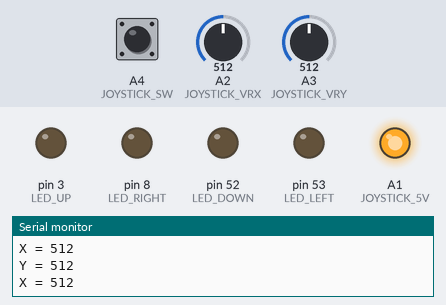
Simulated run of this sketch. Board: Arduino Mega 2560, built with avr-gcc and run on an emulated ATmega2560. Parts: output pins drawn as LEDs (lit = HIGH), the last lines printed to the serial monitor. Inputs (shaded band) come from the test bench; at power-on: A2 (JOYSTICK_VRX) = 512, A3 (JOYSTICK_VRY) = 512, A4 (JOYSTICK_SW) LOW.

Above: at 1.2 s.
1.3 s: A2 (JOYSTICK_VRX) set to 786
2.8 s: A2 (JOYSTICK_VRX) set to 809
At 3.4 s:
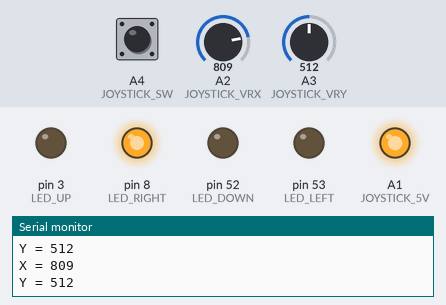
4.3 s: A3 (JOYSTICK_VRY) set to 783
5.8 s: A3 (JOYSTICK_VRY) set to 816
At 6.3 s:
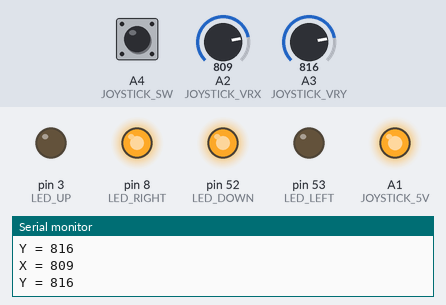
7.4 s: A2 (JOYSTICK_VRX) set to 790
At 7.9 s:
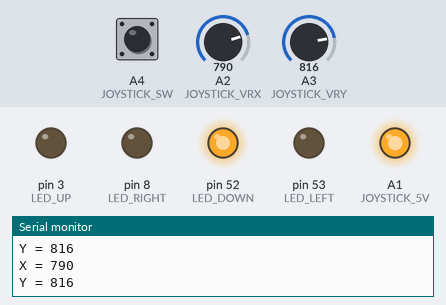
8.9 s: A3 (JOYSTICK_VRY) set to 790
At 9.7 s:
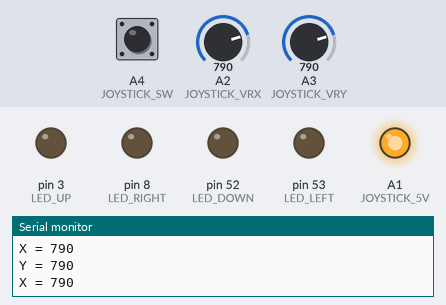
Timing chart, 0 to 11.4 s (numbered marks = the images above; inputs shaded):
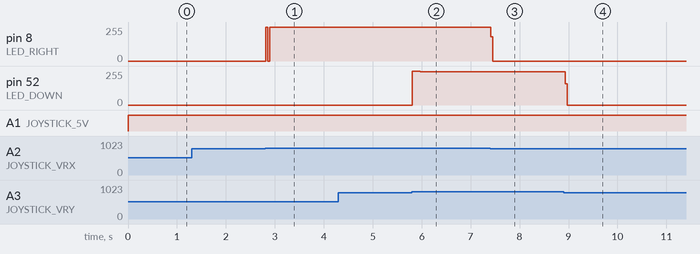

Measured:
- the behaviour switches between 800 and 801 on A2 (JOYSTICK_VRX) (found by bisection; images 0 and 1)
- the behaviour switches between 800 and 801 on A3 (JOYSTICK_VRY) (found by bisection; images 1 and 2)
- after the input at 2.8 s, pin 8 (LED_RIGHT): 0/255 → 253/255 at once
- after the input at 5.8 s, pin 52 (LED_DOWN): 0/255 → 255/255 at once, → 248/255 0.16 s later
- after the input at 7.4 s, pin 8 (LED_RIGHT): 253/255 → 0/255 at once
- after the input at 8.9 s, pin 52 (LED_DOWN): 248/255 → 0/255 at once

The sketch:

joystick.ino
```cpp
// Digital Out Numbers to Joystick
const int JOYSTICK_GND = A0;
const int JOYSTICK_5V = A1;
const int JOYSTICK_VRX = A2;
const int JOYSTICK_VRY = A3;
const int JOYSTICK_SW = A4;

// Digital Out Numbers to LEDs
const int LED_UP = 3;
const int LED_DOWN = 52;
const int LED_RIGHT = 8;
const int LED_LEFT = 53;

void setup() {
	// Set Joystick Pins to Output Mode
	pinMode(JOYSTICK_GND, OUTPUT);
	pinMode(JOYSTICK_5V, OUTPUT);
	pinMode(JOYSTICK_VRX, INPUT);
	pinMode(JOYSTICK_VRY, INPUT);
	pinMode(JOYSTICK_SW, INPUT);

	// Set LED Pins to Output Mode
	pinMode(LED_UP, OUTPUT);
	pinMode(LED_DOWN, OUTPUT);
	pinMode(LED_RIGHT, OUTPUT);
	pinMode(LED_LEFT, OUTPUT);

	// DEBUG on Board
	Serial.begin(9600);
}

void loop() {
	// Set Power Supply
	digitalWrite(JOYSTICK_GND, LOW);
	digitalWrite(JOYSTICK_5V, HIGH);

	Serial.print("X = ");
	Serial.println(analogRead(JOYSTICK_VRX));
	Serial.print("Y = ");
	Serial.println(analogRead(JOYSTICK_VRY));

	// Light All LEDs with Joystick Button
	if (digitalRead(JOYSTICK_SW) == HIGH) {
		digitalWrite(LED_RIGHT, HIGH);
		digitalWrite(LED_LEFT, HIGH);
		digitalWrite(LED_UP, HIGH);
		digitalWrite(LED_DOWN, HIGH);
		Serial.println("CLICK");

	} else {
		digitalWrite(LED_RIGHT, LOW);
		digitalWrite(LED_LEFT, LOW);
		digitalWrite(LED_UP, LOW);
		digitalWrite(LED_DOWN, LOW);
	}

	// Light LED with Joystick Moving
	if (analogRead(JOYSTICK_VRX) > 800) {
		digitalWrite(LED_RIGHT, HIGH);

	} else {
		digitalWrite(LED_RIGHT, LOW);
	}
	if (analogRead(JOYSTICK_VRX) < 200) {
		digitalWrite(LED_LEFT, HIGH);

	} else {
		digitalWrite(LED_LEFT, LOW);
	}
	if (analogRead(JOYSTICK_VRY) < 200) {
		digitalWrite(LED_UP, HIGH);

	} else {
		digitalWrite(LED_UP, LOW);
	}
	if (analogRead(JOYSTICK_VRY) > 800) {
		digitalWrite(LED_DOWN, HIGH);

	} else {
		digitalWrite(LED_DOWN, LOW);
	}

}
```
